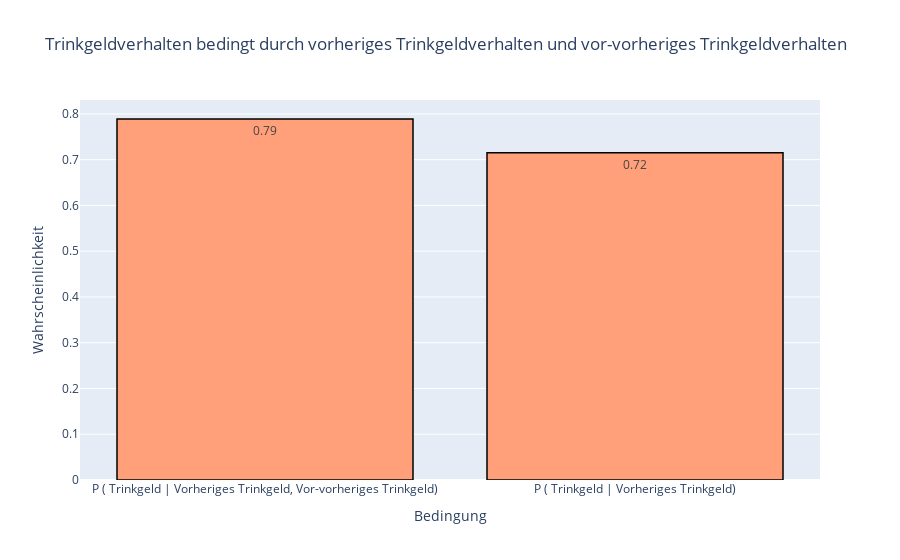

The cell this chart's notebook holds for it:
### Code cell
bedingt_fig = px.bar(
    x=["P ( Trinkgeld | Vorheriges Trinkgeld, Vor-vorheriges Trinkgeld)", "P ( Trinkgeld | Vorheriges Trinkgeld)"],
    y=[p_t_given_t1_t2, p_t_given_t1],
    text=[round(p_t_given_t1_t2, 2), round(p_t_given_t1, 2)],
    labels={"x": "Bedingung", "y": "Wahrscheinlichkeit"},
    title="Trinkgeldverhalten bedingt durch vorheriges Trinkgeldverhalten und vor-vorheriges Trinkgeldverhalten",
    # Farben für die Balken
    color_discrete_sequence=["#FFA07A", "#20B2AA"]
)

bedingt_fig.update_traces(
    marker_line_width=1.5,                           
    marker_line_color="black"
)

bedingt_fig.show()

### Figure 1 — Plotly figure (JSON) as saved in the notebook; plotly's stock layout.template omitted (floating-point values rounded to 4 significant figures)
{"data": [{"alignmentgroup": "True", "hovertemplate": "Bedingung=%{x}<br>Wahrscheinlichkeit=%{y}<br>text=%{text}<extra></extra>", "legendgroup": "", "marker": {"color": "#FFA07A", "line": {"color": "black", "width": 1.5}, "pattern": {"shape": ""}}, "name": "", "offsetgroup": "", "orientation": "v", "showlegend": false, "text": [0.79, 0.72], "textposition": "auto", "type": "bar", "x": ["P ( Trinkgeld | Vorheriges Trinkgeld, Vor-vorheriges Trinkgeld)", "P ( Trinkgeld | Vorheriges Trinkgeld)"], "xaxis": "x", "y": [0.7888, 0.715], "yaxis": "y"}], "layout": {"autosize": true, "barmode": "relative", "legend": {"tracegroupgap": 0}, "title": {"text": "Trinkgeldverhalten bedingt durch vorheriges Trinkgeldverhalten und vor-vorheriges Trinkgeldverhalten"}, "xaxis": {"anchor": "y", "autorange": true, "domain": [0, 1], "range": [-0.5, 1.5], "title": {"text": "Bedingung"}, "type": "category"}, "yaxis": {"anchor": "x", "autorange": true, "domain": [0, 1], "range": [0, 0.8304], "title": {"text": "Wahrscheinlichkeit"}, "type": "linear"}}}
